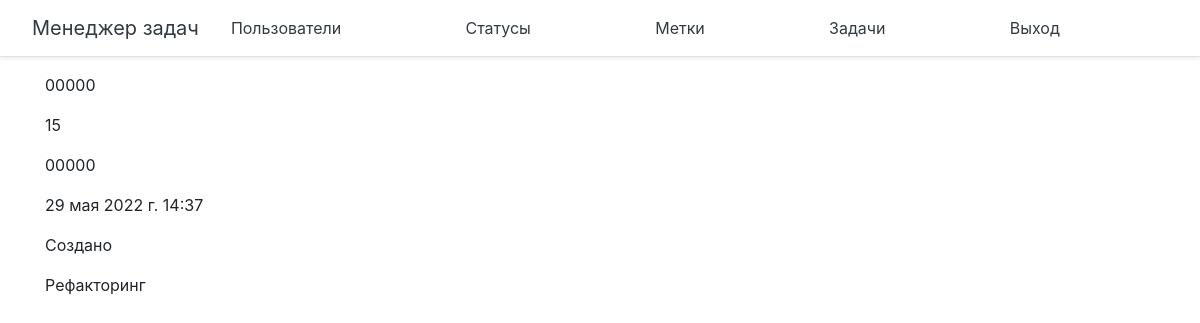
Screenshot of /tasks/15/ (signed in) with the database file from the repository.
### app/models.py (models this page shows, shortened)
class Task(models.Model):
    name = models.CharField(verbose_name=_('task_name'), max_length=30)
    author = models.ForeignKey(get_user_model(), on_delete=models.PROTECT,
                               related_name='author',
                               verbose_name=_('author'),
                               blank=True, null=True)
    executor = models.ForeignKey(get_user_model(), on_delete=models.PROTECT,
                                 related_name='executor',
                                 verbose_name=_('executor'),
                                 blank=True, null=True)
    status = models.ForeignKey(Status, on_delete=models.PROTECT,
                               related_name='status',
                               verbose_name=_('status'),
                               blank=True, null=True)
    labels = models.ManyToManyField(Label, related_name='labels',
                                    verbose_name=_('labels'),
                                    blank=True)
    created_at = models.DateTimeField(
        default=timezone.now, verbose_name=_('created_at')
    )
    description = models.TextField(
        verbose_name=_('description'), blank=True
    )
    end_date = models.DateTimeField(blank=True, null=True)

class Status(models.Model):
    name = models.CharField(_('status name'), max_length=30)
    def __str__(self):
        return self.name

class Label(models.Model):
    name = models.CharField(verbose_name=_('label_name'), max_length=30)

### app/views.py (the view)
# urls.py: path('tasks/<int:pk>/', DetailTask.as_view(), name='detail_task'),
class DetailTask(LoginRequiredMixin, DetailView):
    model = Task
    template_name = 'tasks/detail_task.html'
    context_object_name = 'task'

### app/models.py (called while the page is built)
    def __str__(self):
        return self.get_full_name()

### task_manager/templates/tasks/detail_task.html (shortened to what this page needs)
{% extends 'base.html' %}
{% block content %}
<div>
  <p>{{ task.name }}</p>
  <p>{{ task.id }}</p>
  <p>{{ task.description }}</p>
  <p>{{ task.created_at }}</p>
  <p>{{task.status}}</p>
  {% for label in task.labels.all %}
  <p>{{label.name}}</p>
  {% endfor %}
</div>
{% endblock %}

### rows the page displays
Task: name "00000", id "15", description "00000", created_at "29 мая 2022 г. 14:37", status "Создано"
Label: name "Рефакторинг"
